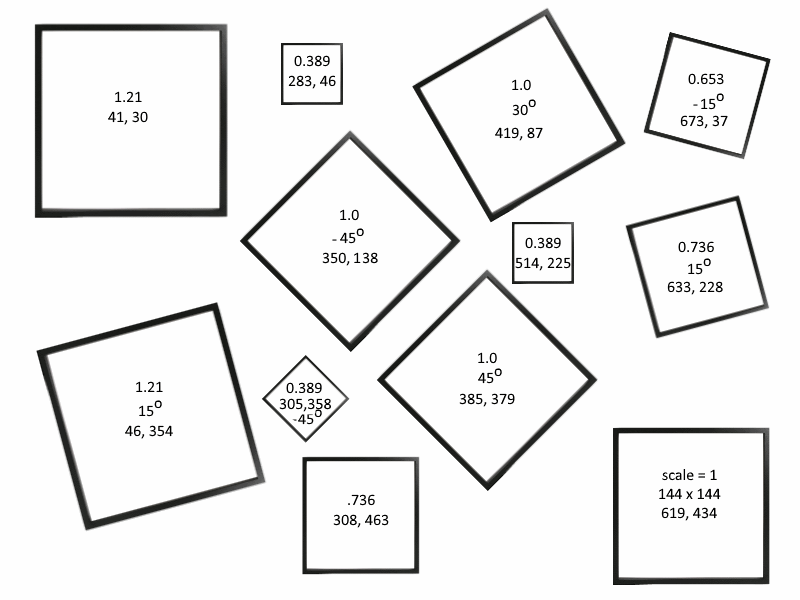
#> input picture lab4/PictureFrameCollage.png, 800 x 600 px
$ jupyter execute --allow-errors Lab4-ImageTransformations.ipynb   (shell and % lines are left out)
#> lines starting #> are read from the running program, lines starting #| are printed output that depends on the picture; after the words box and inside, x2 and y2 are one past the last pixel; in counts of white or black regions, pixels touching at a corner belong together
# Image Transformations Lab
All  of  the  programming  assignments  are  to  be  done  in  Python  using  additional  libraries  specified  in  the  assignments.  There  are many  libraries  available,  some  of  which  we  will  be  using,  and  you  are  welcome  to  use  them  with  one  exception:  if  the  library  or  a  function  within  it  performs  the  specific  function  you  are  asked  to  code,  you  may  not  use  that  other  than  perhaps  as  a  reference  to  compare  against. All  of  the  code  you  submit  must  be  your  own. You are welcome to turn in a completed jupyter notebook.

The following code will load an image you can use for this lab. If needed make sure to install PIL using *pip install PIL* or *conda install PIL*.

**NOTE:** On the homework, the direction of the positve Y-axis was up. In this lab (and most image packages), the direction of the positive Y-axis is down. This means that you will need to rotate in the opposite direction of what you did on the homework.

**OTHER NOTE:** This lab used to use `np.matrix` like in Lab 2. However, NumPy states that `np.matrix` is not recommended, and that `np.array` should be used instead (even for linear algebra). Keep in mind that `np.matrix` and `np.array` behave a little differently when using certain operators (such as '`*`').

[cell 1]
import numpy as np
import matplotlib.pyplot as plt
from PIL import Image

# %matplotlib notebook
# ^^^ Interactive tool - works with Jupyter notebooks but NOT VS Code, uncomment to use

# ^^^ Default matplotplt output

def compose(frame, image, transformation):

    width, height = frame.size

    #Invert matrix for compose function, grab values for Affine Transform
    t = np.linalg.inv(transformation)
    a=t[0,0]; b=t[0,1]; c=t[0,2]; d=t[1,0]; e=t[1,1]; f=t[1,2]

    image = image.transform((width,height), Image.Transform.AFFINE,(a,b,c,d,e,f), Image.Resampling.BICUBIC)

    #Make mask from image's location
    im = np.sum(image, -1)
    vals = 255.0*( im > 0)
    mask = Image.fromarray(vals).convert("1")

    #Composite images together
    result = Image.composite(image,frame,mask)

    return result


#Open the two images
filename = "PictureFrameCollage.png"
frame = Image.open(filename).convert("RGB")

filename0 = "Bird0.png"
im = Image.open(filename0).convert("RGB")
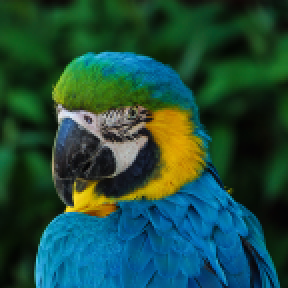
#> input picture lab4/Bird0.png, 144 x 144 px (shown 2 times larger)
#> im is the input picture: PIL image 144x144 RGB; mean R, G, B 30.5, 75.9, 61.2

#Define the transformation to the first picture frame
transformation = np.array([[1,0,619],
                           [0,1,433],
                           [0,0,1]])

#Compose the two images together
result = compose(frame, im, transformation)
#> in compose, `im = np.sum(image, -1)`: im: shape (600, 800) uint64; 584 distinct labels, from 0 to 698
#> in compose, `vals = 255.0*( im > 0)`:
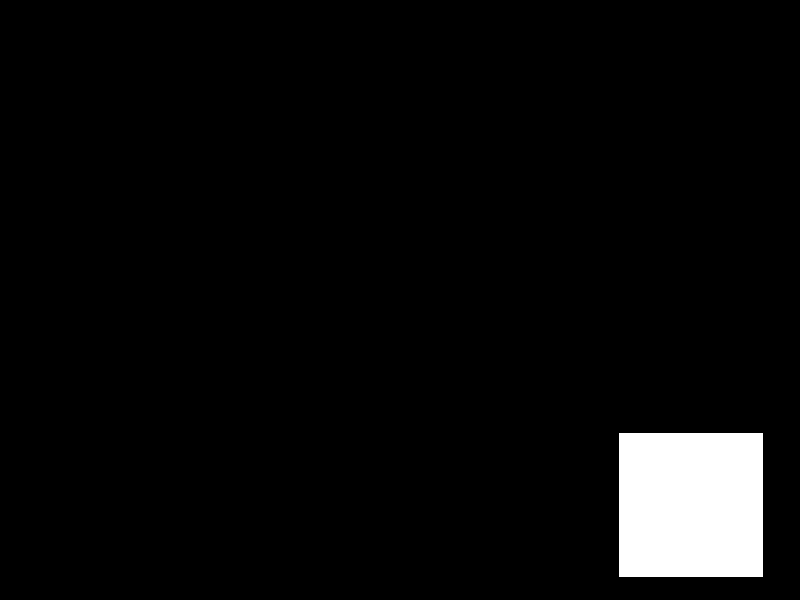
#> vals: shape (600, 800) float64; 4.3% white; 1 white region, box (x1, y1, x2, y2) and area: (619, 433, 763, 577) 20736

filename1 = "Bird1.png"
im = Image.open(filename1).convert("RGB")
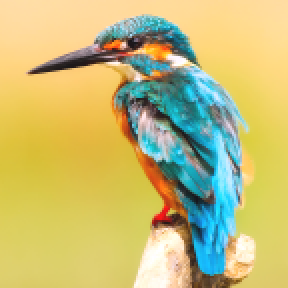
#> input picture lab4/Bird1.png, 144 x 144 px (shown 2 times larger)
#> im is the input picture: PIL image 144x144 RGB; mean R, G, B 196.7, 188.4, 119.4
transformation = np.array([[1.21,0,41],
                          [0,1.21,30],
                          [0,0,1]])

result = compose(result, im, transformation)
#> in compose (call 2), `im = np.sum(image, -1)`:
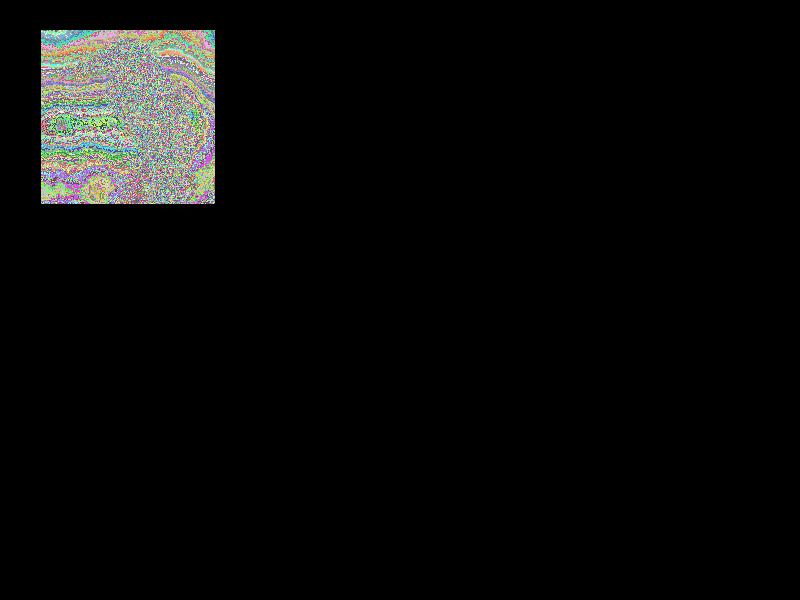
#> im: shape (600, 800) uint64; 722 distinct labels, from 0 to 765; one colour per label, 0 black
#> in compose (call 2), `vals = 255.0*( im > 0)`: vals: shape (600, 800) float64; 6.3% white; 1 white region, box (x1, y1, x2, y2) and area: (41, 30, 215, 204) 30276

filename2 = "Bird2.png"
im = Image.open(filename2).convert("RGB")
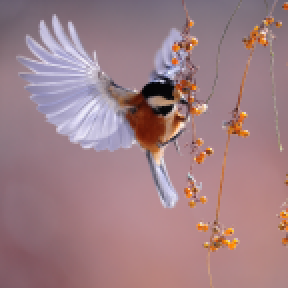
#> input picture lab4/Bird2.png, 144 x 144 px (shown 2 times larger)
#> im is the input picture: PIL image 144x144 RGB; mean R, G, B 159.4, 127.1, 133.7
theta = np.radians(-15)
transformation = np.matmul(np.array([
                           [1.21,0,46],
                           [0,1.21,354],
                           [0,0,1]]),np.array([
                               [np.cos(theta), -np.sin(theta),0],
                               [np.sin(theta),np.cos(theta),0],
                               [0,0,1]]))

result = compose(result, im, transformation)
#> in compose (call 3), `im = np.sum(image, -1)`:
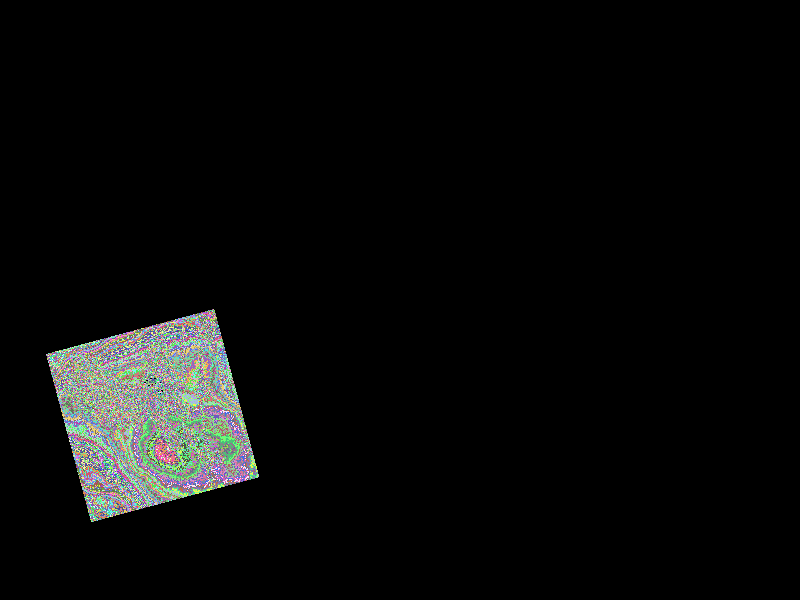
#> im: shape (600, 800) uint64; 701 distinct labels, from 0 to 752; one colour per label, 0 black
#> in compose (call 3), `vals = 255.0*( im > 0)`: vals: shape (600, 800) float64; 6.3% white; 1 white region, box (x1, y1, x2, y2) and area: (46, 309, 259, 522) 30342

filename3 = "Bird3.png"
im = Image.open(filename3).convert("RGB")
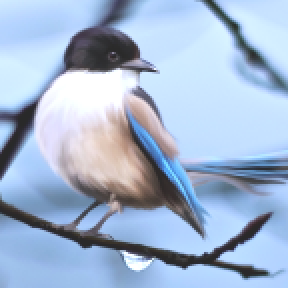
#> input picture lab4/Bird3.png, 144 x 144 px (shown 2 times larger)
#> im is the input picture: PIL image 144x144 RGB; mean R, G, B 162.5, 182.4, 209.2
transformation = np.array([[.389,0,283],
                           [0,.389,46],
                           [0,0,1]])

result = compose(result, im, transformation)
#> in compose (call 4), `im = np.sum(image, -1)`: im: shape (600, 800) uint64; 596 distinct labels, from 0 to 765
#> in compose (call 4), `vals = 255.0*( im > 0)`: vals: shape (600, 800) float64; 0.65% white; 1 white region, box (x1, y1, x2, y2) and area: (283, 46, 339, 102) 3136

filename4 = "Bird4.png"
im = Image.open(filename4).convert("RGB")
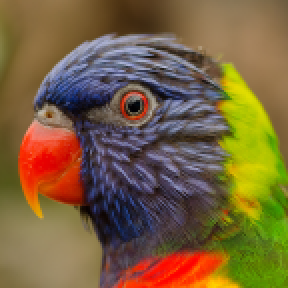
#> input picture lab4/Bird4.png, 144 x 144 px (shown 2 times larger)
#> im is the input picture: PIL image 144x144 RGB; mean R, G, B 121.5, 98.2, 61.2
theta = np.radians(45)
transformation = np.array([[np.cos(theta),-np.sin(theta),350],
                           [np.sin(theta),np.cos(theta),138],
                           [0,0,1]])

result = compose(result, im, transformation)
#> in compose (call 5), `im = np.sum(image, -1)`:
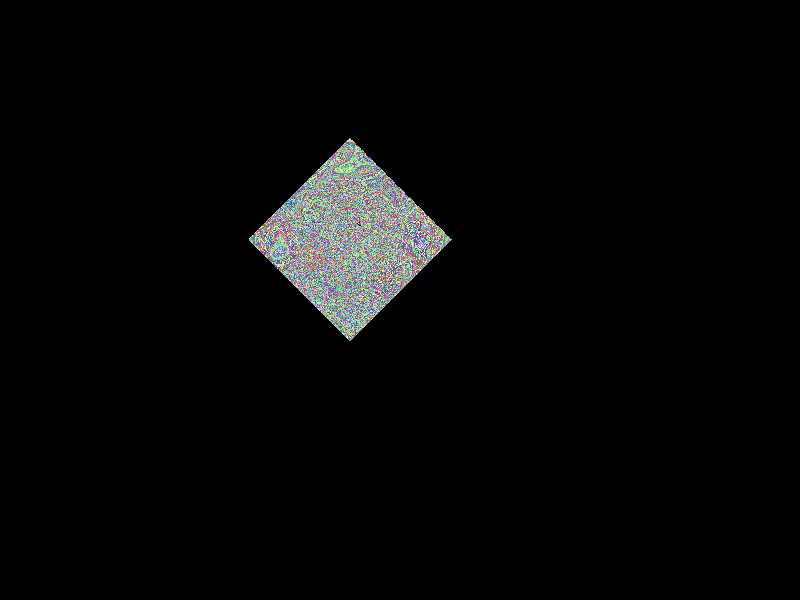
#> im: shape (600, 800) uint64; 551 distinct labels, from 0 to 605; one colour per label, 0 black
#> in compose (call 5), `vals = 255.0*( im > 0)`: vals: shape (600, 800) float64; 4.3% white; 1 white region, box (x1, y1, x2, y2) and area: (249, 138, 452, 341) 20769
#> in compose (call 5), `result = Image.composite(image,frame,mask)`:
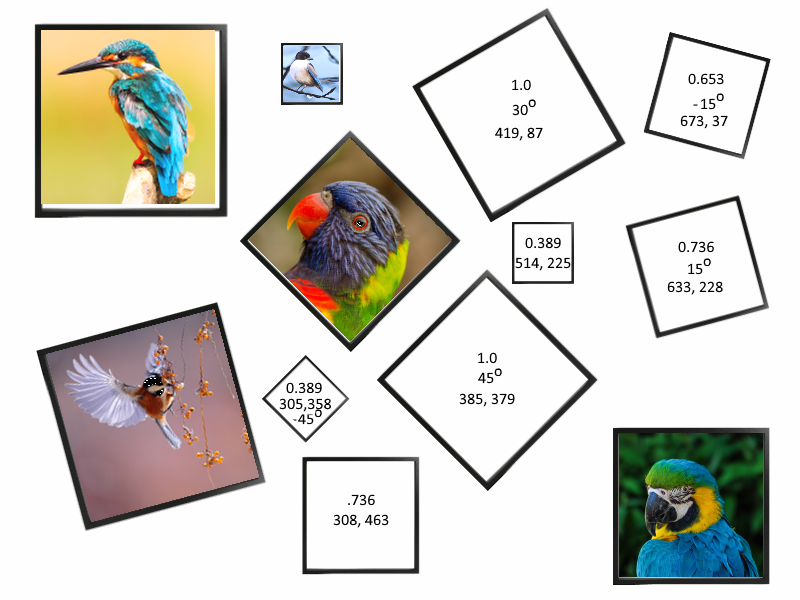
#> result: PIL image 800x600 RGB; mean R, G, B 213.2, 211.8, 205.6

filename5 = "Bird5.png"
#> (the rest of this cell did not finish here and is left out)
